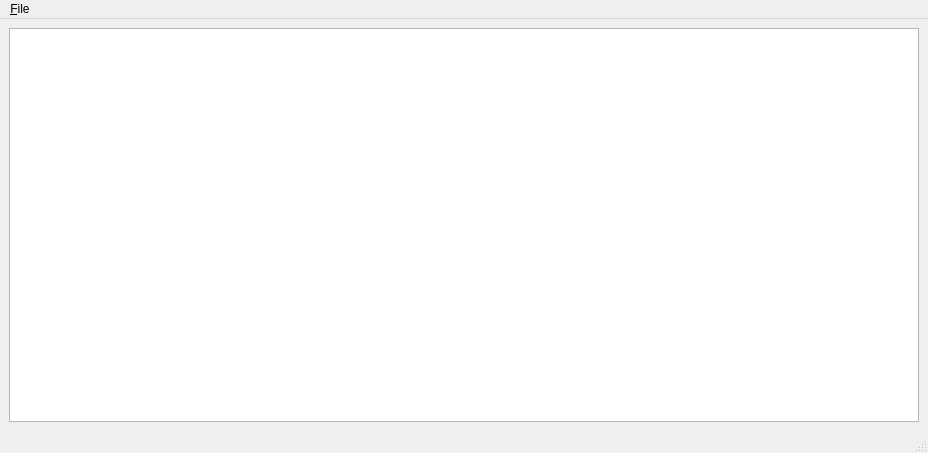
<?xml version="1.0" encoding="UTF-8"?>
<ui version="4.0">
 <class>MainWindow</class>
 <widget class="QMainWindow" name="MainWindow">
  <property name="geometry">
   <rect>
    <x>0</x>
    <y>0</y>
    <width>928</width>
    <height>453</height>
   </rect>
  </property>
  <property name="windowTitle">
   <string>MainWindow</string>
  </property>
  <widget class="QWidget" name="centralwidget">
   <layout class="QGridLayout" name="gridLayout_2">
    <item row="0" column="1">
     <widget class="ImageView" name="displaypart"/>
    </item>
   </layout>
  </widget>
  <widget class="QMenuBar" name="menubar">
   <property name="geometry">
    <rect>
     <x>0</x>
     <y>0</y>
     <width>928</width>
     <height>19</height>
    </rect>
   </property>
   <widget class="QMenu" name="uvw">
    <property name="title">
     <string>&amp;File</string>
    </property>
   </widget>
   <addaction name="uvw"/>
  </widget>
  <widget class="QStatusBar" name="statusbar"/>
 </widget>
 <customwidgets>
  <customwidget>
   <class>ImageView</class>
   <extends>QGraphicsView</extends>
   <header>pyqtgraph</header>
  </customwidget>
 </customwidgets>
 <resources/>
 <connections/>
</ui>
